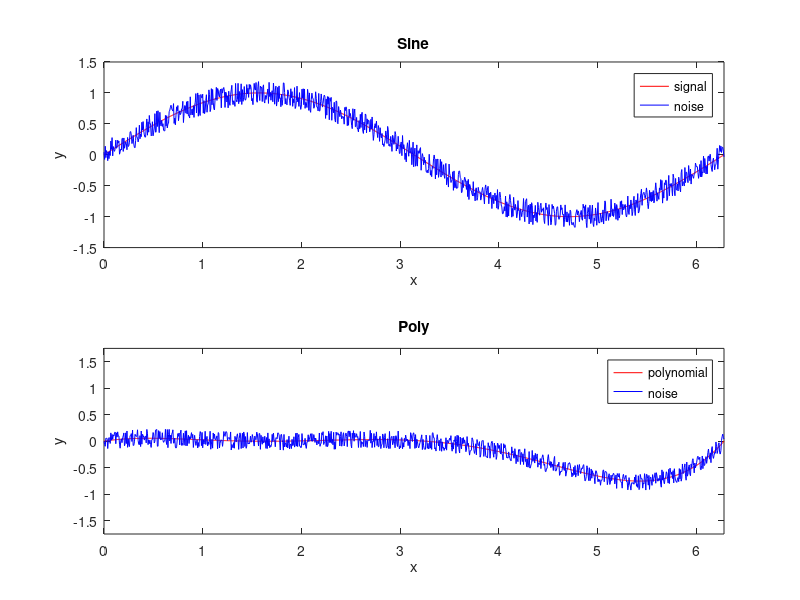

This chart was generated by the following MATLAB code:
% . Przygotowanie danych do eksperymentów:
%   a. Wygenerować przykładowy sygnał okresowy, np. cos(t) albo sin(t) lub ich
%       złożenie na dziedzinie <0, 2pi>,
%   b. Wygeneruj przykładowy wykres funkcji wielomianowej przy pomocy
%       określania pierwiastków wielomianu (wykład 1 slajd 27). Wartości wielomianu
%       na zadanym przedziale [a:dx:b] policz z wykorzystaniem funkcji polyval().
%   c. Przeprowadź zaszumienie funkcji z punktów a oraz b – do wartości sygnału
%       „czystego” dodaj szum losowy. Zastanów się nad doborem amplitudy
%   dodanego szumu (wykład 1 slajd 32) np. 0.2*rand(1,length(x))
%   Wyznaczone powyżej funkcje narysuj w jednym oknie, zestawiając ze sobą sygnały
%   w wersji zaszumionej i niezaszumionej – 2 wykresy, 4 krzywe, funkcje subplot() oraz
%   hold on.
clc;
clear;
close all;

s = 1000;
x = linspace(0, 2*pi, 1000);
ya = sin(x);

N = 5;
r = rand(N,1)*(2*pi);
c = poly(r);

x0 = min(r);
x1 = max(r);
xb = linspace(x0, x1, s);
yb = polyval(c,xb);
ymax = max(abs(yb)) + 1;

A = 0.2;
noise = A*(rand(1, length(x))*2 -1);
nya = ya + noise;
A = ymax/10;
noise = A*(rand(1, length(x))*2 -1);
nyb = yb + noise;

figure(1);
    
    subplot(2,1,1);
        plot(x, ya, 'r-');
        hold on;
        plot(x, nya, 'b');
        title('Sine')
        legend('signal', 'noise');
        xlabel('x');
        ylabel('y');
        xlim([0, 2*pi]);
        hold off;
    subplot(2,1,2);
        plot(x, yb, 'r-');
        hold on;
        plot(x, nyb, 'b');
        title('Poly');
        legend('polynomial', 'noise');
        xlabel('x');
        ylabel('y');
        xlim([0, 2*pi]);
        ylim([-ymax, ymax]);
        hold off;